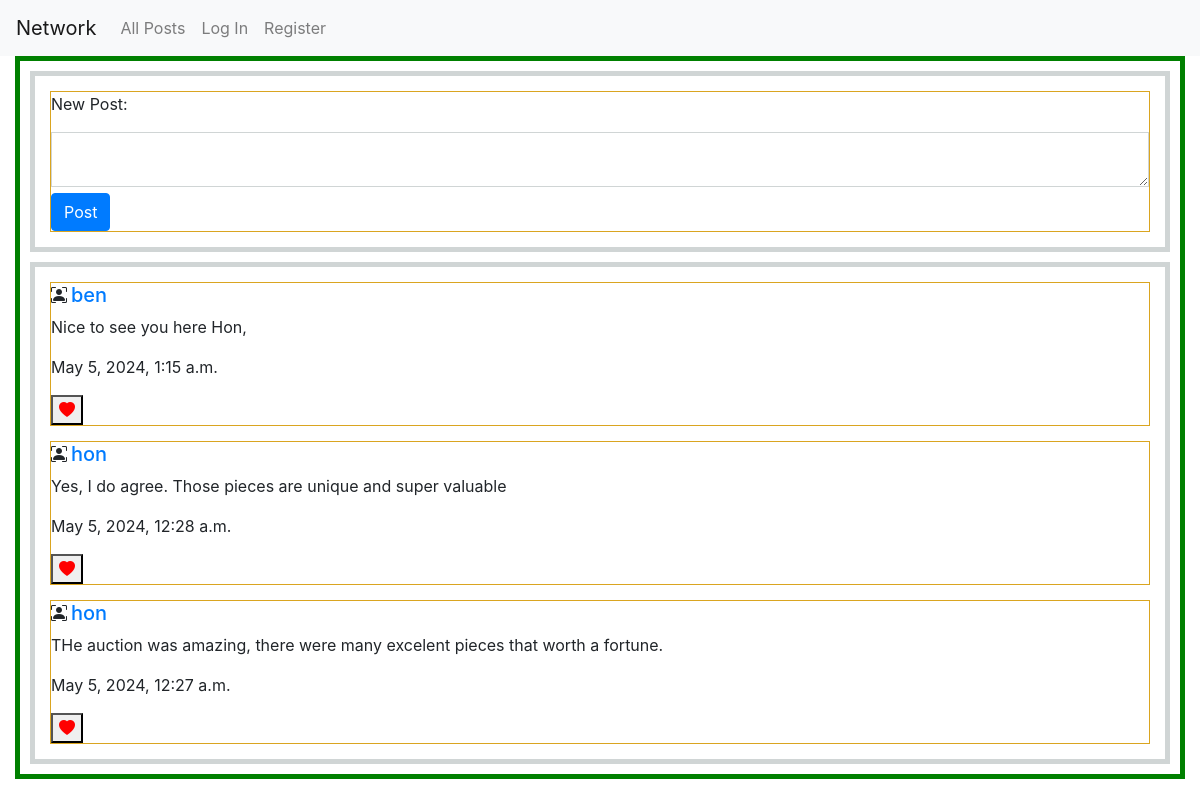
The page / on the database its author committed.
### network/models.py (models this page shows)
class Post(models.Model):
    poster=models.ForeignKey(User,on_delete=models.CASCADE,related_name="posts")
    content=models.TextField()
    timestamp=models.DateTimeField(auto_now_add=True)

class User(AbstractUser):
    pass

### network/views.py (the view)
# urls.py: path("", views.index, name="index"),
def index(request):
    posts=Post.objects.filter(poster__in=User.objects.all())
    posts=posts.order_by('-timestamp')
    return render(request, "network/index.html",{'posts':posts,})

### network/templates/network/index.html (shortened to what this page needs)
{% extends "network/layout.html" %}
{% load static %}
{%block body %}
<div class="index-container">
  <div class="new-post">
    <form action="{% url 'posts' %}" method="POST">
      <div class="sub-new-post">
        <p>New Post:</p>
        <div class="create-input">
          <textarea name="content"></textarea>
        </div>
        <button type="submit" class="btn btn-primary">Post</button>
      </div>
    </form>
  </div>
  {%if posts%}
  <div class="new-post">
    {%for post in posts %}
    <div class="sub-new-post">
      <div class="d-flex">
        <i class="bi bi-person-bounding-box"></i>
        <h5 class="mx-1">
          <a href="{%url 'profile' post.poster.id %}"
            >{{post.poster.username}}</a
          >
        </h5>
      </div>
      <p>{{ post.content }}</p>
      <p>{{ post.timestamp }}</p>
      <div class="like">
        <form id="likeForm{{ post.id }}" action="{% url 'likes' post.id %}" method="POST">
            <button type="submit" data-post-id="{{ post.id }}" class="like-btn">
                <i class="bi bi-heart-fill heart"></i>
            </button>
        </form>
    </div>
    </div>
    {%endfor%}
  </div>
  {%endif%}
</div>
{% endblock %}

### network/static/network/styles.css (style rules this page uses)
body { width: 100%; padding:0; margin: 0; box-sizing: border-box; }

### network/static/network/index-style.css (style rules this page uses)
.index-container { margin:0 15px; border: 5px solid green; box-sizing: border-box; }
.new-post { border:5px solid #d0d5d5; margin:10px; }
.sub-new-post { margin:15px; border:1px solid goldenrod; }
.create-input textarea { width: 100%; height: 55px; padding:5px; border:1px solid #d0d5d5; box-sizing: border-box; }
.heart { color: red; border:none; }

### rows shown on the page
Post: poster.username "ben", content "Nice to see you here Hon,", timestamp "May 5, 2024, 1:15 a.m."
Post: poster.username "hon", content "Yes, I do agree. Those pieces are unique and super valuable", timestamp "May 5, 2024, 12:28 a.m."
Post: poster.username "hon", content "THe auction was amazing, there were many excelent pieces that worth a fortune.", timestamp "May 5, 2024, 12:27 a.m."
